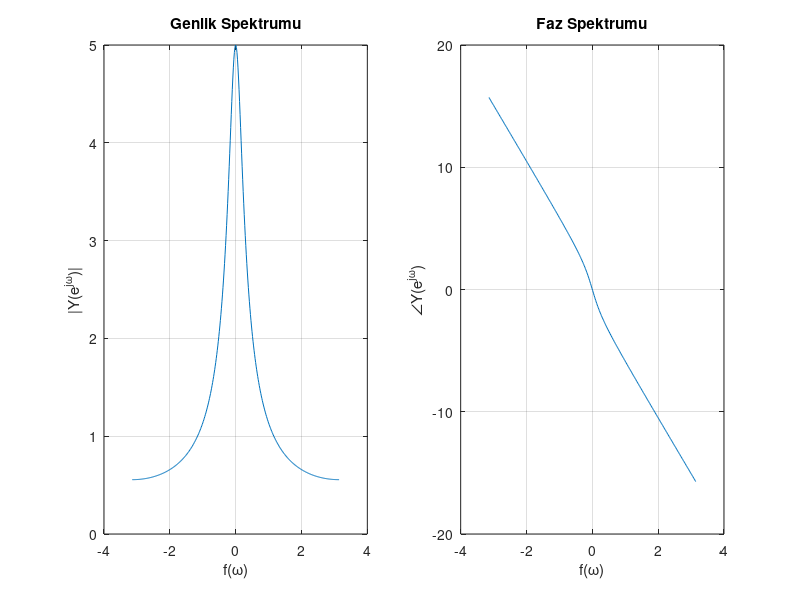

This chart was generated by the following MATLAB code: (Note: this script raises an error after producing the figure.)
% Mehmet ALTINTAŞ 1901022065
% ELM 264 PROJE 2- PROBLEM 2_b
% Frekans aralığı
omega = linspace(-pi, pi, 400);

% Orijinal genlik ve faz spektrumları
X_mag = 1 ./ sqrt((1 - 0.8 * cos(omega)).^2 + (0.8 * sin(omega)).^2);
X_phase = -atan2(0.8 * sin(omega), 1 - 0.8 * cos(omega));

% Kaydırılmış sinyalin genlik spektrumu
Y_mag = X_mag;

% Kaydırılmış sinyalin faz spektrumu
Y_phase = X_phase - 5 * omega;

% Genlik spektrumunu çizelim
figure('Position', [100, 100, 1000, 400]);

subplot(1, 2, 1);
plot(omega, Y_mag);
title('Genlik Spektrumu');
xlabel('f(ω)');
ylabel('|Y(e^{jω})|');
grid on;

% Faz spektrumunu çizelim
subplot(1, 2, 2);
plot(omega, Y_phase);
title('Faz Spektrumu');
xlabel('f(ω)');
ylabel('∠Y(e^{jω})');
grid on;

sgtitle(' y[n] = x[n - 5] işaretinin Genlik ve Faz Spektrumu');

